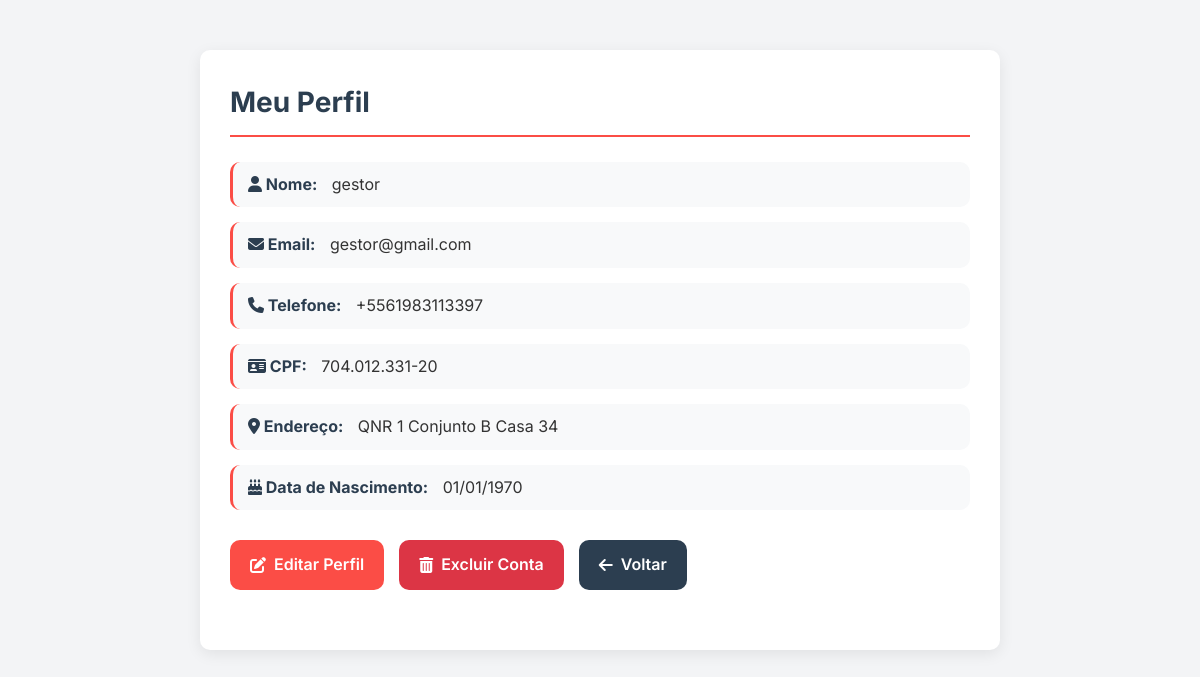
The app's page /gestor/telas/exibir_gestor.php (signed in), older data.
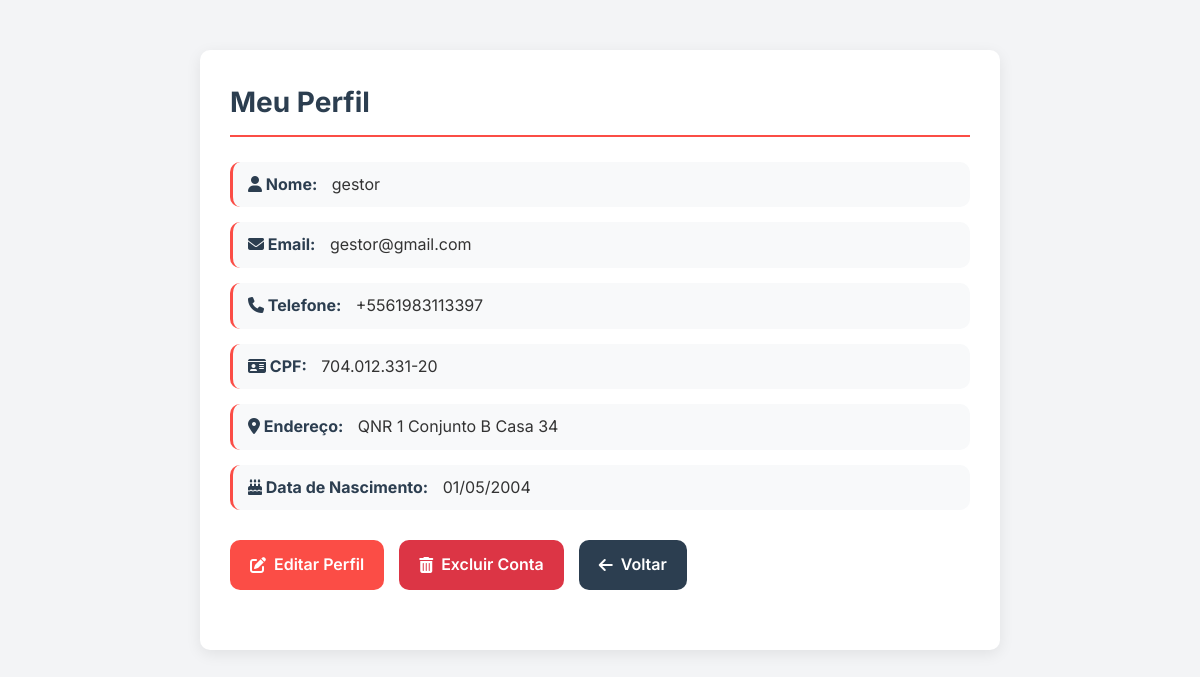
The same page, newer data.
### tables this page shows
CREATE TABLE `usuarios` (
  `ID` int(11) NOT NULL,
  `Nome` varchar(45) NOT NULL,
  `Email` varchar(45) NOT NULL,
  `Data_Nascimento` varchar(45) NOT NULL,
  `Telefone` varchar(45) NOT NULL,
  `Endereco` varchar(45) NOT NULL,
  `CPF` char(14) NOT NULL,
  `Perfil_ID_Perfil` int(11) NOT NULL,
  `solicitou_exclusao` varchar(45) DEFAULT NULL,
  `Senha` varchar(255) NOT NULL,
  `Data_Solicitacao_Exclusao` datetime DEFAULT current_timestamp()
);

### gestor/telas/exibir_gestor.php (the view, shortened to what this page needs)
<?php
require_once '../../config/config.php';
$id_usuario = $_SESSION['usuario']['ID'];
$sql = "SELECT * FROM usuarios WHERE id = :id";
$stmt = $pdo->prepare($sql);
$stmt->bindParam(':id', $id_usuario);
$stmt->execute();
$usuario = $stmt->fetch(PDO::FETCH_ASSOC);
?>
<!DOCTYPE html>
<html lang="pt-br">
<head>
    <link rel="stylesheet" href="https://cdnjs.cloudflare.com/ajax/libs/font-awesome/6.5.0/css/all.min.css">
</head>
<body>
    <div class="container">
        <h1 class="page-title">Meu Perfil</h1>
        <div class="perfil">
            <p><strong><i class="fas fa-user"></i> Nome:</strong> <?= htmlspecialchars($usuario['Nome']) ?></p>
            <p><strong><i class="fas fa-envelope"></i> Email:</strong> <?= htmlspecialchars($usuario['Email']) ?></p>
            <p><strong><i class="fas fa-phone"></i> Telefone:</strong> <?= htmlspecialchars($usuario['Telefone']) ?></p>
            <p><strong><i class="fas fa-id-card"></i> CPF:</strong> <?= htmlspecialchars($usuario['CPF']) ?></p>
            <p><strong><i class="fas fa-map-marker-alt"></i> Endereço:</strong> <?= htmlspecialchars($usuario['Endereco']) ?></p>
           <p>
    <strong><i class="fas fa-birthday-cake"></i> Data de Nascimento:</strong>
    <?= htmlspecialchars(date('d/m/Y', strtotime($usuario['Data_Nascimento']))) ?>
</p>
        <div class="btn-group">
            <a href="editar_gestor.php" class="btn-primary">
                <i class="fas fa-edit"></i> Editar Perfil
            </a>
            <a href="deletar_gestor.php?id=<?= $usuario['ID'] ?>" class="btn-danger" onclick="return confirm('Tem certeza que deseja excluir sua conta?')">
                <i class="fas fa-trash-alt"></i> Excluir Conta
            </a>
            <a href="/HOTEL/gestor/dashboard.php" class="btn-secondary">
                <i class="fas fa-arrow-left"></i> Voltar
            </a>
        </div>
    </div>
</body>
</html>
</body>
</html>

Row changes from the older to the newer data that the page shows:
changed usuarios "gestor": Data_Nascimento "01/01/1970" → "01/05/2004"
